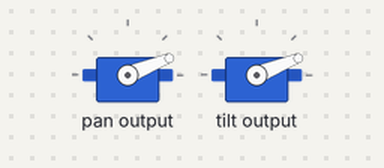
Recording of a program running on a simulated Raspberry Pi (BCM pin numbers) with a Pan-Tilt HAT. Shown: 2 × servo. Servo angles are drawn from the pulse width (0.5 ms = 0°, 2.5 ms = 180°); the clock reads 2024-03-15 10:24:30 at power-on unless the program sets it; what the program prints to the terminal is not drawn.

Above: at 0.05 s.
At 0.45 s:
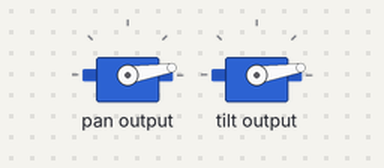
At 1.55 s:
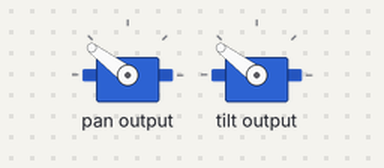
At 3.05 s:
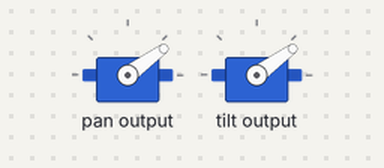
Timing chart, 0 to 7.2 s (numbered marks = the images above):
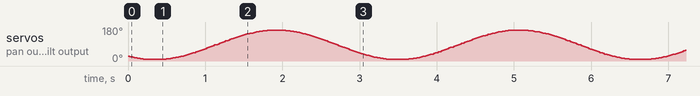

The program:

smooth.py
```python
#!/usr/bin/env python

import math
import time

import pantilthat


while True:
    # Get the time in seconds
    t = time.time()

    # G enerate an angle using a sine wave (-1 to 1) multiplied by 90 (-90 to 90)
    a = math.sin(t * 2) * 90

    # Cast a to int for v0.0.2
    a = int(a)

    pantilthat.pan(a)
    pantilthat.tilt(a)

    # Two decimal places is quite enough!
    print(round(a,2))

    # Sleep for a bit so we're not hammering the HAT with updates
    time.sleep(0.005)
```
